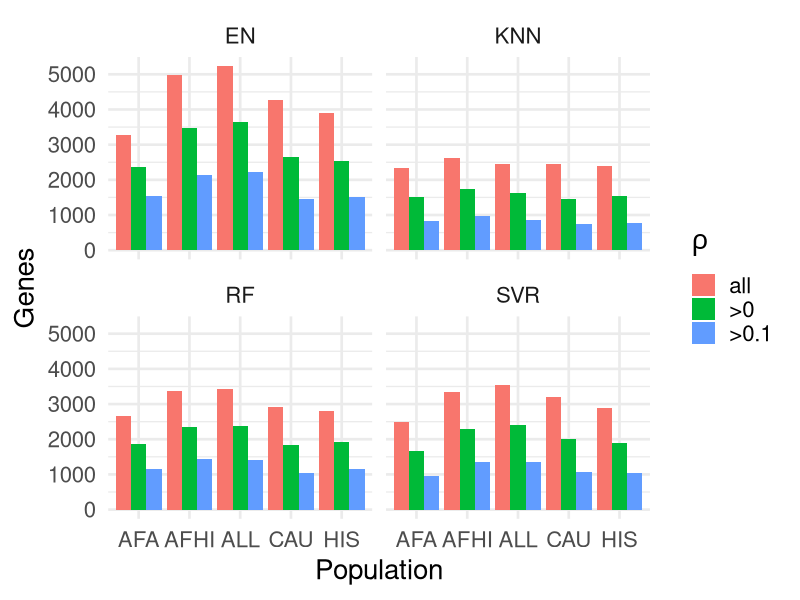
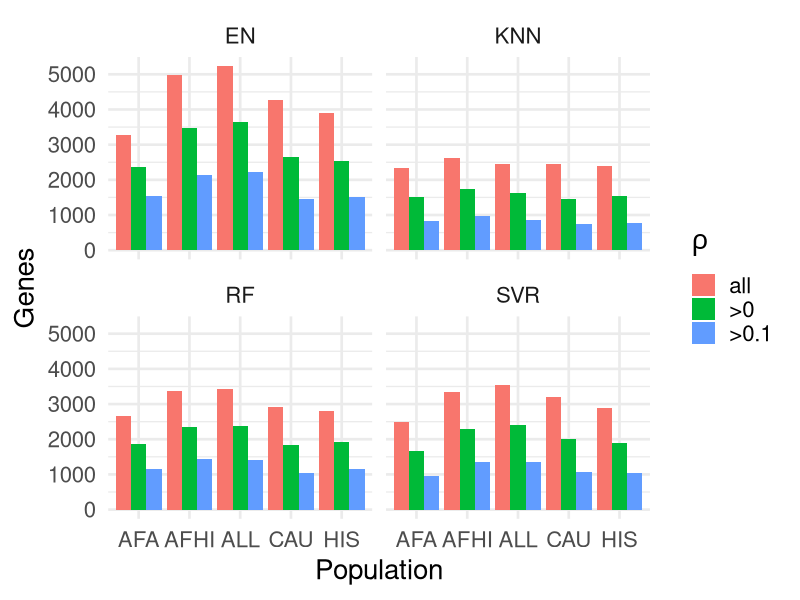

These charts were generated, in order, by the following R code:
## ---- chunk 1
library(ggplot2)
library(viridis)

model <- c("EN", "EN", "EN", "RF", "RF", "RF", "SVR", "SVR", "SVR", "KNN", "KNN", "KNN")
threshold <- c("all","p>0", "p>0.1")


afa_count <- c(3268, 2351, 1545, 2673, 1858, 1167, 2492, 1663, 961, 2333, 1500, 824)
afa <- data.frame(population=rep("AFA", 12), Model=model, Threshold=rep(threshold, 4), Count=afa_count)

cau_count <- c(4266, 2659, 1447, 2915, 1845, 1027, 3188, 1994, 1058, 2457, 1459, 748)
cau <- data.frame(population=rep("CAU", 12), Model=model, Threshold=rep(threshold, 4), Count=cau_count)

his_count <- c(3911, 2527, 1505, 2804, 1912, 1145, 2882, 1905, 1051, 2389, 1548, 786)
his <- data.frame(population=rep("HIS", 12), Model=model, Threshold=rep(threshold, 4), Count=his_count)

afhi_count <- c(4975, 3483, 2150, 3375, 2335, 1450, 3345, 2280, 1364, 2622, 1745, 968)
afhi <- data.frame(population=rep("AFHI", 12), Model=model, Threshold=rep(threshold, 4), Count=afhi_count)

all_count <- c(5231, 3638, 2218, 3429, 2365, 1418, 3553, 2399, 1359, 2457, 1617, 865)
all <- data.frame(population=rep("ALL", 12), Model=model, Threshold=rep(threshold, 4), Count=all_count)

table2 <- rbind(afa, cau, his, afhi, all)


fig <- ggplot(data=table2, aes(x=population, y=Count, fill=Threshold)) + 
  geom_bar(stat="identity", position=position_dodge()) + scale_fill_brewer(palette="Paired", aesthetics = "colour") + 
  theme_minimal(20)  + xlab("Population") + ylab("Genes") + scale_fill_viridis(discrete=T, option="A")+ facet_wrap(~Model) + 
  scale_fill_discrete(name =expression(rho), labels = c("all", ">0", ">0.1"))

print(fig)

tiff("/users/okoro/OneDrive/Desktop/mesa_scripts/ml_paper_figs/Fig2.tiff", width = 22, height = 18, 
     units = 'cm', res = 300, compression = 'lzw')
fig
dev.off()

